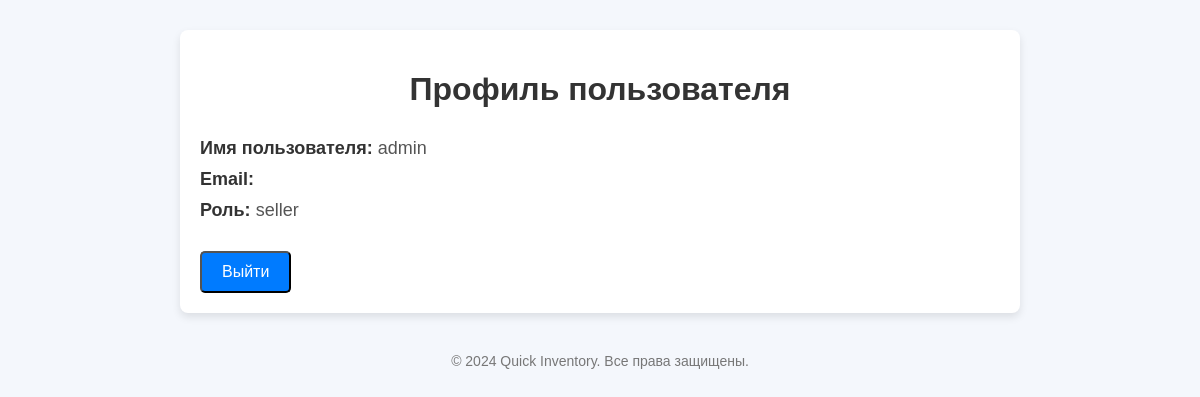
/profile/ (signed in), run on an earlier commit of the app's database.
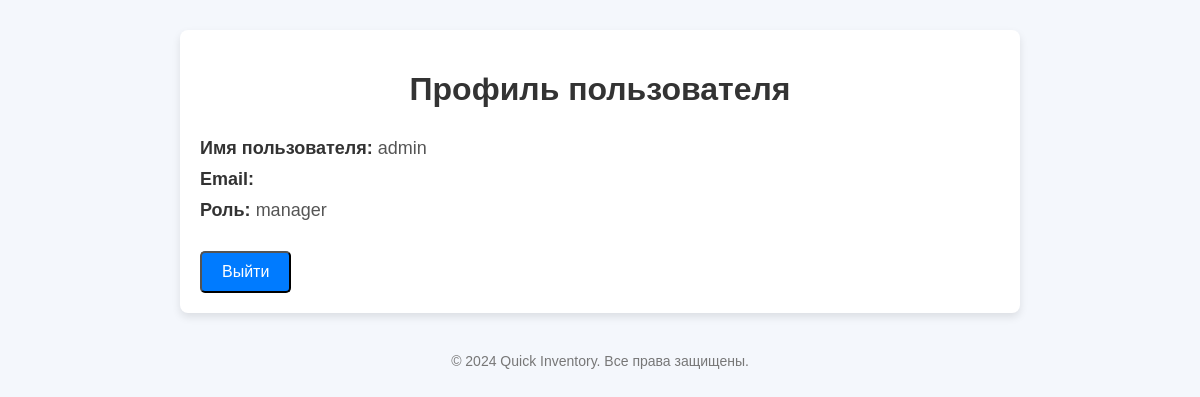
And on a later commit of the database.
### inventory/models.py (models this page shows, shortened)
class CustomUser(AbstractUser):
    ROLE_CHOICES = (
        ('manager', 'Manager'),
        ('seller', 'Seller'),
    )
    role = models.CharField(max_length=10, choices=ROLE_CHOICES, default='seller')
    objects = CustomUserManager()

### inventory/views.py (the view)
# urls.py: path('profile/', views.profile, name='profile'),  # маршрут для профиля
def profile(request):
    return render(request, 'inventory/profile.html')

### inventory/templates/inventory/profile.html (shortened to what this page needs)
<!DOCTYPE html>
<html lang="en">
<head>
</head>
<body>
    <div class="container">
        <h1>Профиль пользователя</h1>
        <div class="profile-info">
            <p><strong>Имя пользователя:</strong> {{ user.username }}</p>
            <p><strong>Email:</strong> {{ user.email }}</p>
            <p><strong>Роль:</strong> {{ user.role }}</p>
        </div>
        <form method="POST" action="{% url 'logout' %}">
            <button type="submit" class="button">Выйти</button>
        </form>
    </div>
    <div class="footer">
        <p>© 2024 Quick Inventory. Все права защищены.</p>
    </div>
</body>
</html>

What changed in the data, as far as the page shows it:
changed CustomUser "admin": role "seller" → "manager"
